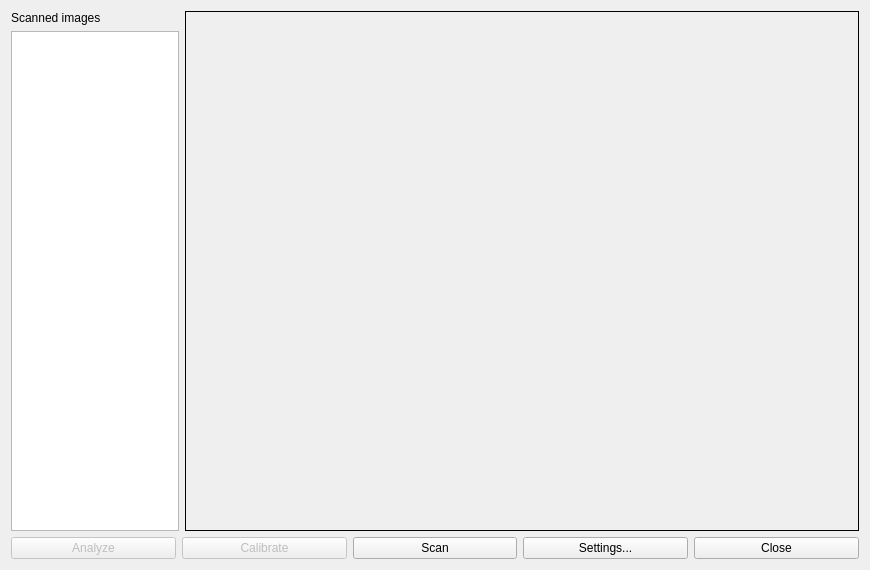
<?xml version="1.0" encoding="UTF-8"?>
<ui version="4.0">
 <class>ThermalScanDialog</class>
 <widget class="QDialog" name="ThermalScanDialog">
  <property name="geometry">
   <rect>
    <x>0</x>
    <y>0</y>
    <width>870</width>
    <height>570</height>
   </rect>
  </property>
  <property name="windowTitle">
   <string>Thermal Scanner</string>
  </property>
  <layout class="QVBoxLayout" name="verticalLayout_4" stretch="10">
   <item>
    <layout class="QVBoxLayout" name="mainLayout" stretch="10,0">
     <item>
      <layout class="QVBoxLayout" name="ImageLayout" stretch="0">
       <property name="sizeConstraint">
        <enum>QLayout::SetMaximumSize</enum>
       </property>
       <item>
        <layout class="QHBoxLayout" name="horizontalLayout_3" stretch="1,4">
         <item>
          <layout class="QVBoxLayout" name="verticalLayout">
           <item>
            <widget class="QLabel" name="label">
             <property name="text">
              <string>Scanned images</string>
             </property>
            </widget>
           </item>
           <item>
            <widget class="QListWidget" name="list_images"/>
           </item>
          </layout>
         </item>
         <item>
          <widget class="QLabel" name="mainImage">
           <property name="sizePolicy">
            <sizepolicy hsizetype="Minimum" vsizetype="Minimum">
             <horstretch>0</horstretch>
             <verstretch>0</verstretch>
            </sizepolicy>
           </property>
           <property name="minimumSize">
            <size>
             <width>1</width>
             <height>1</height>
            </size>
           </property>
           <property name="mouseTracking">
            <bool>true</bool>
           </property>
           <property name="acceptDrops">
            <bool>true</bool>
           </property>
           <property name="autoFillBackground">
            <bool>true</bool>
           </property>
           <property name="frameShape">
            <enum>QFrame::Box</enum>
           </property>
           <property name="text">
            <string/>
           </property>
           <property name="alignment">
            <set>Qt::AlignCenter</set>
           </property>
          </widget>
         </item>
        </layout>
       </item>
      </layout>
     </item>
     <item>
      <layout class="QHBoxLayout" name="ButotnsLayout">
       <item>
        <widget class="QPushButton" name="pushButton_Analyze">
         <property name="enabled">
          <bool>false</bool>
         </property>
         <property name="text">
          <string>Analyze</string>
         </property>
        </widget>
       </item>
       <item>
        <widget class="QPushButton" name="pushButton_Calibrate">
         <property name="enabled">
          <bool>false</bool>
         </property>
         <property name="text">
          <string>Calibrate</string>
         </property>
        </widget>
       </item>
       <item>
        <widget class="QPushButton" name="pushButton_Scan">
         <property name="text">
          <string>Scan</string>
         </property>
        </widget>
       </item>
       <item>
        <widget class="QPushButton" name="pushButton_Settings">
         <property name="text">
          <string>Settings...</string>
         </property>
        </widget>
       </item>
       <item>
        <widget class="QPushButton" name="pushButton_Close">
         <property name="text">
          <string>Close</string>
         </property>
        </widget>
       </item>
      </layout>
     </item>
    </layout>
   </item>
  </layout>
 </widget>
 <resources/>
 <connections/>
</ui>
